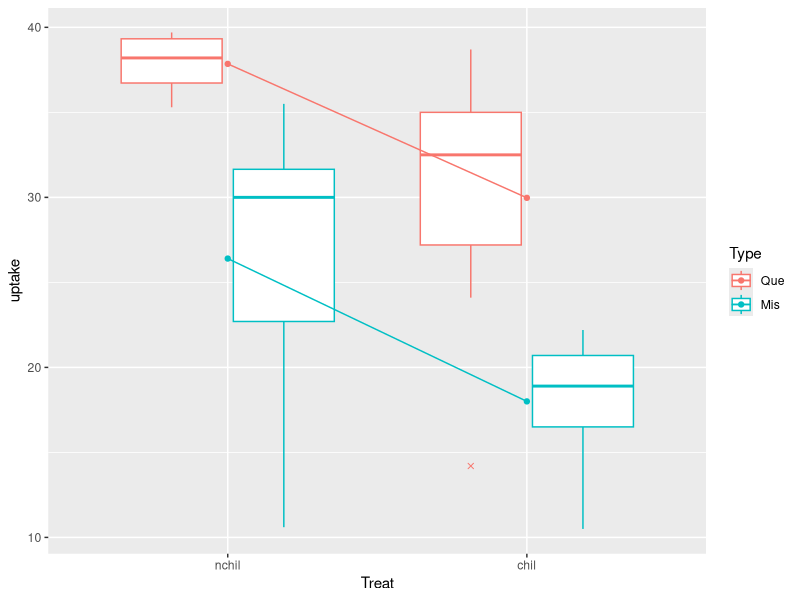

This figure's R source: (Note: this script raises an error after producing the figure.)
## ----echo=FALSE, results="hide", messages=FALSE-------------------------------
knitr::opts_chunk$set(fig.path="doby-hojsgaard-fig-", tidy=FALSE,
                      cache=!TRUE,
                      fig.width=5, fig.height=2.5, size="small", out.extra='keepaspectratio')
options("show.signif.stars"=FALSE)
options("digits"=4)
suppressPackageStartupMessages({
library(ggplot2)
library(doBy)
library(Matrix)
library(lme4)
library(magrittr)
library(tidyverse)
library(broom)
library(multcomp)
})


## -----------------------------------------------------------------------------
data(CO2)
CO2 <- within(CO2, {
    Treat = Treatment; Treatment = NULL
    levels(Treat) = c("nchil", "chil"); levels(Type) = c("Que", "Mis")
})
CO2 <- subset(CO2, Plant %in% c("Qn1", "Qc1", "Mn1", "Mc1"))
CO2 <- CO2[-(1:3),]
xtabs(~Treat+Type, data=CO2)
head(CO2, 4)


## ----interaction, echo=F, fig.height=2, fig.cap="Interaction plot for the CO2 data. Boxplot outliers are crosses. The plot suggests additivity between Treat and Type."----
toothInt <- summaryBy(uptake ~ Treat + Type, data=CO2)
ggplot(CO2, aes(x = Treat, y = uptake, colour = Type)) +
    geom_boxplot(outlier.shape = 4) +
    geom_point(data = toothInt, aes(y = uptake.mean)) +
    geom_line(data = toothInt, aes(y = uptake.mean, group = Type))


## -----------------------------------------------------------------------------
myfun1 <- function(x){c(m=mean(x), s=sd(x))}
summaryBy(cbind(conc, uptake, lu=log(uptake)) ~ Plant, data=CO2, FUN=myfun1)


## -----------------------------------------------------------------------------
summaryBy(. ~ ., data=CO2, FUN=myfun1)
summaryBy(. ~ 1, data=CO2, FUN=myfun1)


## ---- eval=FALSE--------------------------------------------------------------
## cbind(x, y) ~ A + B
## list(c("x", "y"), c("A", "B"))


## ---- eval=FALSE--------------------------------------------------------------
## ~ A + B
## c("A", "B")


## ---- eval=FALSE--------------------------------------------------------------
## summaryBy(list(c("conc", "uptake", "lu=log(uptake)"), "Plant"), data=CO2, FUN=myfun1)
## summaryBy(list(".", "."), data=CO2, FUN=myfun1)
## summaryBy(list(".", "1"), data=CO2, FUN=myfun1)


## -----------------------------------------------------------------------------
CO2 %>% summary_by(cbind(conc, uptake) ~ Plant + Type, FUN=myfun1) -> newdat
newdat


## -----------------------------------------------------------------------------
x1 <- orderBy(~ conc - uptake, data=CO2)
head(x1)


## -----------------------------------------------------------------------------
x1 <- splitBy(~ Plant + Type, data=CO2)
x1


## -----------------------------------------------------------------------------
lapply(x1, head, 2)


## -----------------------------------------------------------------------------
x2 <- subsetBy(~ Treat, subset=uptake > quantile(uptake, prob=0.75), data=CO2)
head(x2, 4)


## -----------------------------------------------------------------------------
x3 <- transformBy(~ Treat, data=CO2, 
                 minU=min(uptake), maxU=max(uptake), range=diff(range(uptake)))
head(x3, 4)


## -----------------------------------------------------------------------------
m <- lmBy(uptake ~ conc | Treat, data=CO2)
coef(m)


## -----------------------------------------------------------------------------
lapply(m, function(z) coef(summary(z)))


## -----------------------------------------------------------------------------
co2.add <- lm(uptake ~ Treat + Type, data=CO2)


## -----------------------------------------------------------------------------
L <- matrix(c(1, 0, 1, 
              1, 1, 1), nrow=2, byrow=T); L
beta <- coef(co2.add); beta
L %*% beta


## -----------------------------------------------------------------------------
c1 <- linest(co2.add, L)
coef(c1)
confint(c1)
c1 <- esticon(co2.add, L)
c1


## -----------------------------------------------------------------------------
library(multcomp)
mc <- glht(co2.add, linfct=L)
summary(mc)


## -----------------------------------------------------------------------------
L <- LE_matrix(co2.add, effect = "Treat", at=list(Type="Mis")); L


## -----------------------------------------------------------------------------
co2.0 <- update(co2.add, . ~ . - Type)
L0 <- LE_matrix(co2.0, effect="Treat"); L0
linest(co2.0, L=L0)


## -----------------------------------------------------------------------------
L1 <- matrix(c(1, 0, 0.5, 
               1, 1, 0.5), nrow=2, byrow=T); L1
linest(co2.add, L=L1)


## -----------------------------------------------------------------------------
L1 <- LE_matrix(co2.add, effect="Treat"); L1


## ---- results="hide"----------------------------------------------------------
LSmeans(co2.add, effect="Treat")
## same as
linest(co2.add, L=LE_matrix(co2.add, effect="Treat"))


## -----------------------------------------------------------------------------
co2.int <- lm(uptake ~ Treat * Type, data=CO2)
LE_matrix(co2.int, effect="Treat")


## -----------------------------------------------------------------------------
co2.lm1 <- lm(uptake ~ conc + Type + Treat, data=CO2)
lsm1 <- LSmeans(co2.lm1, effect="Treat")
lsm1$L
lsm1a <- LSmeans(co2.lm1, effect="Treat", at=list(conc=700))
lsm1a$L


## -----------------------------------------------------------------------------
co2.lm2 <- lm(uptake ~ conc + I(conc^2) + log(conc) + Type + Treat, data=CO2)
lsm2 <- LSmeans(co2.lm2, effect="Treat")
lsm2$L


## -----------------------------------------------------------------------------
co2.lm3 <- lm(uptake ~ conc + conc2 + log.conc + Type + Treat, 
              data=transform(CO2, conc2=conc^2, log.conc=log(conc)))
lsm3 <- LSmeans(co2.lm3, effect="Treat")
lsm3$L


## -----------------------------------------------------------------------------
lsm4 <- LSmeans(co2.lm3, effect="Treat", at=list(conc=700, conc2=700^2, log.conc=log(700)))
lsm4$L


## -----------------------------------------------------------------------------
library(lme4)
co2.mix <- lmer(uptake ~ Treat + (1|Type), data=CO2)
LSmeans(co2.mix, effect="Treat")
